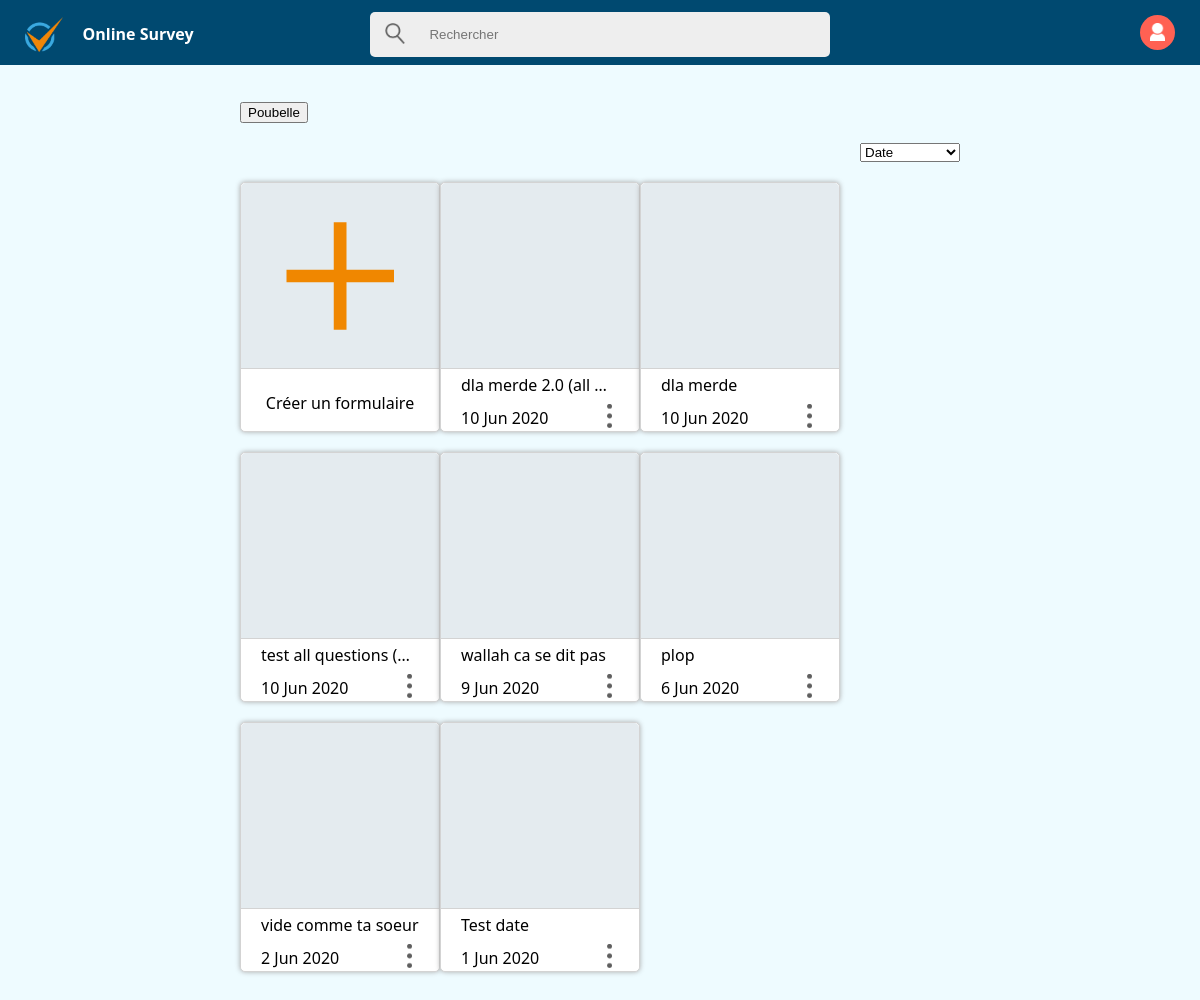
The app's page /Developpement/Pages/home.php (signed in), older data.
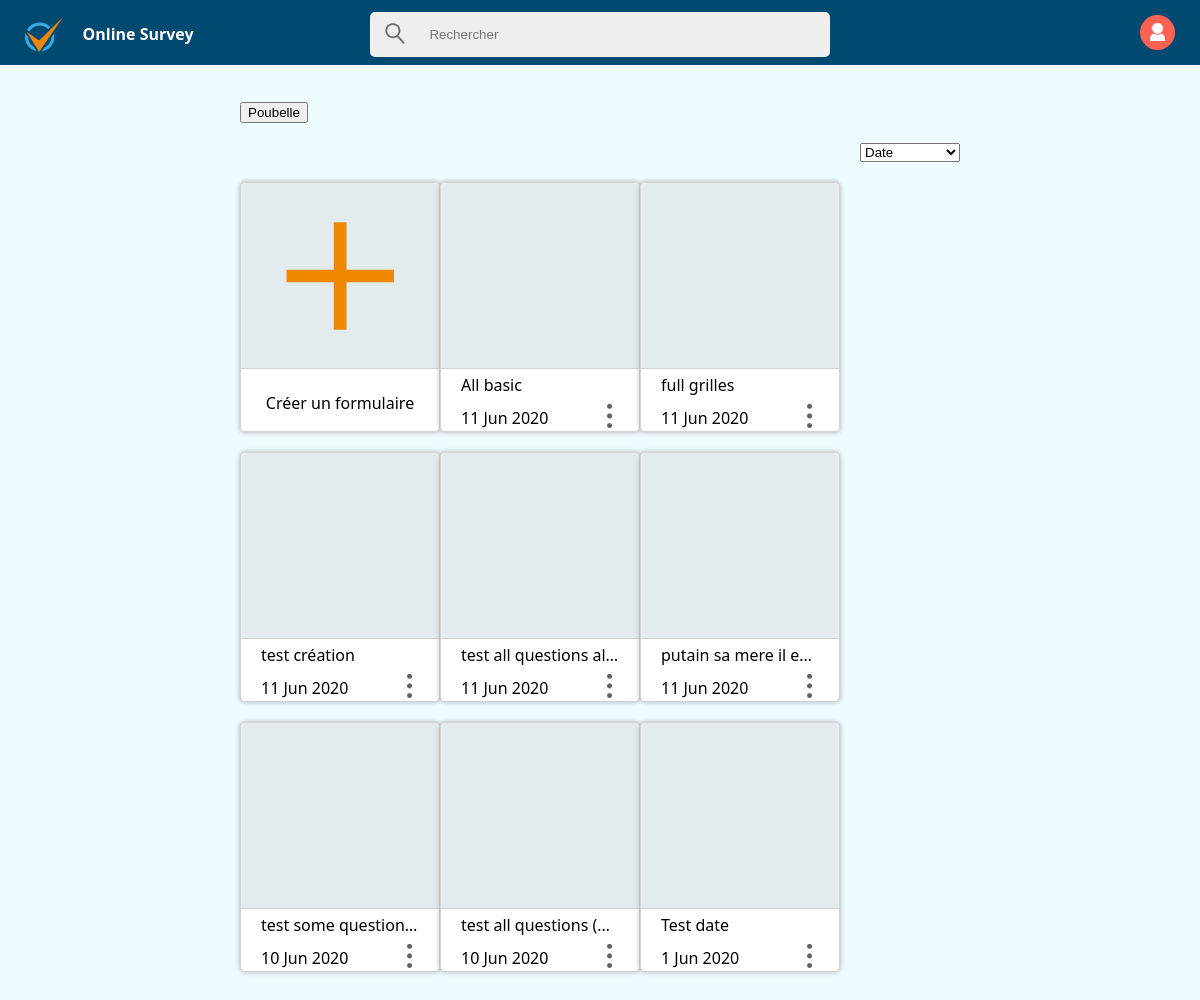
The same page, newer data.
### tables this page shows
CREATE TABLE `surveys` (
  `id_surveys` int(25) NOT NULL,
  `id_users` int(25) NOT NULL,
  `title` varchar(50) NOT NULL,
  `description` varchar(100) NOT NULL,
  `order_surveys` int(11) NOT NULL,
  `date_ouverture` datetime NOT NULL
);

### Developpement/Pages/home.php (the view, shortened to what this page needs)
<!DOCTYPE html>
<?php
include "../Scripts/connect_database.php" ;?>
<html lang="fr">
    <head>
        <link rel="stylesheet" type="text/css" href="../CSS/Main/global.css">
        <link rel="stylesheet" type="text/css" href="../CSS/Home/homeHeader.css">
        <link rel="stylesheet" type="text/css" href="../CSS/Home/homeContent.css">
    </head>
    <body>
        <div class=Main>
            <div class=Header>
                <div class=contentHead>
                    <a href="home.php" class=Logo>
                        <img src="../../Design/icons/logo/Logo@2x.png">
                        <p class=txt><b>Online Survey</b></p>
                    </a>
                    <div class=search-Container>
                        <div>
                            <button class=search-Icon>&nbsp;</button>
                            <input class=Search name="search" type="text" placeholder="Rechercher">
                        </div>
                    </div>
                    <div class=User>
                        <div class=dropdown>
                            <button onclick="dropMenuUser()" class="dropButton"></button>
                        </div>
                    </div>
                </div>
            </div>
            <div class=Content>
                <div class=mainContent>
                    <div id='poubelle' >
                        <button id='b_poubelle'>Poubelle</button>
                    </div>
                    <div class=home-Sort-Button>
                        <select id="cars">
                          <option value="date" selected>Date</option>
                        </select>
                    </div>
                    <div class=Select-Form-Section id=Select-Form-Section>
                        <div class=parent-Form>
                            <div class="child-Form createForm" type="button" onclick="SessionSurvey(0)">
                                <div id=createForm>&nbsp;</div>
                                <div id=underCreate>
                                    <p id=createTextForm>Cr&eacute;er un formulaire</p>
                                </div>
                            </div>
                        </div>
                        <?php
                            $sql = "SELECT title,id_surveys,DATE_FORMAT(date_ouverture, '%d %b %Y %H:%i') as date_ouverture FROM surveys WHERE id_users = '$_SESSION[id_users]' ORDER BY date_ouverture DESC;";
                            $res = mysqli_query($conn, $sql);
                            while ( $result = $res->fetch_assoc()){
                                if(substr($result['date_ouverture'],0,1) == "0"){
                                    $dateOuverture = substr($result['date_ouverture'], 1, 11);
                                }
                                else {
                                    $dateOuverture = substr($result['date_ouverture'], 0, 11);
                                }
                                echo "<div id=\"". $result['id_surveys'] ."\" class=\"parent-Form\" draggable='true'>";
                                echo "  <div class=\"child-Form\"  onclick=\"SessionSurvey(". $result['id_surveys'] .")\">";
                                echo "      <div class=upperBtn></div>
                                            <div class=downBtn>
                                                <div class=titleForm>
                                                    <p title='". $result['title'] . "'>". $result['title'] . "</p>
                                                </div>
                                                <div class=moreInfoForm>
                                                    <p title='". $dateOuverture . "'>". $dateOuverture . "</p>
                                                    <div class=dropdownForm>
                                                        <button class=more onclick=dropMenuForm(". $result['id_surveys'] .")></button>
                                                        <div id=droppedMenuForm". $result['id_surveys'] ." class=dropdownFormContent>
                                                            <button onclick=wantToDelete('". $result['id_surveys'] ."')></button>
                                                            <button onclick=RemoveSurvey(". $result['id_surveys'] .")>SUPPRIMER</button>
                                                        </div>
                                                    </div>
                                                </div>
                                            </div>
                                        </div>
                                    </div>";
					        }
                        ?>
                    </div>
                </div>
            </div>
        </div>
    </body>
</html>

### Developpement/CSS/Main/global.css (style rules this page uses)
body, html { margin: 0; font-family: "Segoe UI"; min-width: 300px; min-height: 550px; background-color: #EEFBFF; }
* { box-sizing: border-box; }
.Header { top: 0; margin: 0; width: 100%; position: fixed; background-color: #004970; z-index: 100; height:65px; }
.contentHead { margin: 7px 25px; color: white; display: flex; }
.contentHead a, a:link, a:active, a:visited { color:white; text-decoration:none; font-size:16px; }
.Logo { display:flex; width: 25%; display: flex; justify-content: flex-start; align-items: center; cursor: pointer; }
.Logo img { height:35px; }
.Logo p { margin-left: 20px; }
.User { display: flex; justify-content: flex-end; align-items: center; width: 25%; }
.dropButton { background-image: url("../../../Design/icons/usr/icon_User@2x.png"); background-position: 50% 50%; background-repeat: no-repeat; background-color: #FF6153; background-size: contain; background-size: 15px; border-radius: 50px; border: none; height: 35px; width: 35px; }
.dropdown, .dropdownForm, .sharePopup { position: relative; display: inline-block; }
.Content { display: flex; justify-content: space-around; top: 0; margin: 100px 0 50px 0; width: 100%; position: relative; }
.mainContent { display: flex; flex-direction: column; width: 60%; }

### Developpement/CSS/Home/homeHeader.css (style rules this page uses)
.search-Container { display: flex; justify-content: center; align-items: center; width: 100%; }
.search-Container div { display: flex; align-items: center; background-color: #eeeeee; border-radius: 5px; width: 60%; }
.search-Icon, .Search { background-color: transparent; padding-right: 20px; padding: 15px; border: none; }
.search-Icon { background-image: url("../../../Design/icons/search/icon_Search@2x.png"); background-repeat: no-repeat; background-position: 50% 50%; margin-left: 5px; margin-right: 5px; height: 40px; width: 40px; background-size: 20px; border-radius: 5px 0px 0px 5px; padding-left: 20px; }
.Search { border-radius: 0px 5px 5px 0px; padding: 15px 20px 15px 0px; padding-left: 10px; width: 100%; }

### Developpement/CSS/Home/homeContent.css (style rules this page uses)
.Select-Form-Section { display: flex; flex-wrap: wrap; }
.parent-Form { display: flex; justify-content: center; margin-top: 20px; width: 20%; min-width: 200px; max-width: 250px; user-select: none; }
.child-Form { display: flex; text-align: center; background-color: white; flex-direction: column; width: 200px; height: 250px; border: 1px solid lightgray; border-radius: 5px; box-shadow: #aaaaaa 0 0 5px; }
.child-Form .upperBtn, .child-Form #createForm { background-repeat: no-repeat; background-position: center; background-color: #E4EBEF; border-radius: 5px 5px 0px 0; border-bottom: 1px solid lightgray; width: 100%; height: 75%; }
.child-Form #createForm { background-image: url("../../../Design/icons/cross/icon_Cross@1x.png"); height:75%; }
.child-Form #underCreate { background-color:white; border-radius:0 0 5px 5px; display:flex; align-items:center; justify-content:center; height:25%; }
.child-Form #underCreate p { text-align:center; }
.child-Form p { white-space:nowrap; overflow:hidden; text-overflow:ellipsis; padding: 0px 5px; margin:5px 0 0 0; }
.child-Form .downBtn { background-color: white; display:flex; flex-direction:column; border-radius: 0 0 5px 5px; height: 25%; }
.child-Form .downBtn .moreInfoForm, .titleForm { display:flex; flex-direction:row; align-items:center; justify-content:space-between; margin:0 15px; }
.more { position:relative; border:none; background:url("../../../Design/icons/more/icon_more@4x.png"); background-size:5px; background-repeat:no-repeat; background-position:center; border-radius:25px; width:30px; height:30px; outline:none; margin :5px 0 0 0; z-index:102; }
.home-Sort-Button { display: flex; justify-content: flex-end; margin-top: 20px; }

Row changes from the older to the newer data that the page shows:
removed surveys: title "dla merde 2.0 (all…", dateOuverture "10 Jun 2020"
removed surveys: title "dla merde", dateOuverture "10 Jun 2020"
removed surveys: title "wallah ca se dit pas", dateOuverture "9 Jun 2020"
removed surveys: title "plop", dateOuverture "6 Jun 2020"
removed surveys: title "vide comme ta soeur", dateOuverture "2 Jun 2020"
added surveys: title "All basic", dateOuverture "11 Jun 2020"
added surveys: title "full grilles", dateOuverture "11 Jun 2020"
added surveys: title "test création", dateOuverture "11 Jun 2020"
added surveys: title "test all questions al…", dateOuverture "11 Jun 2020"
added surveys: title "putain sa mere il e…", dateOuverture "11 Jun 2020"
added surveys: title "test some question…", dateOuverture "10 Jun 2020"
